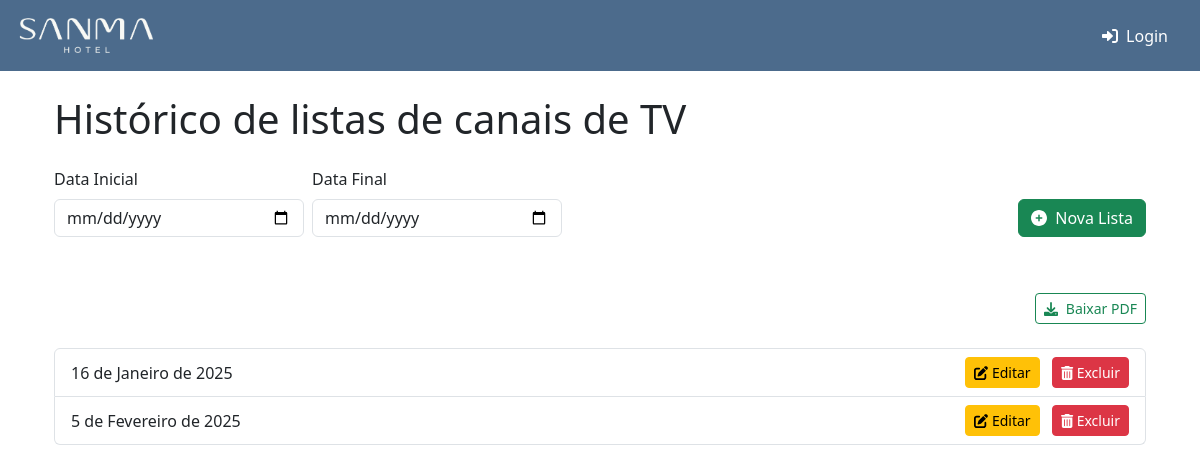
The page /canais/listar_listas/ on the database its author committed.
### canais/models.py (models this page shows, shortened)
class ListaCanais(models.Model):
    data_criacao = models.DateField()  # Removido auto_now_add
    canais = models.ManyToManyField(Canal, related_name="listas")

### canais/views.py (the view)
# urls.py: path('listar_listas/', views.listar_listas, name='listar_listas'),
def listar_listas(request):
    data_inicio = request.GET.get('data_inicio')
    data_fim = request.GET.get('data_fim')
    if data_inicio and data_fim:
        listas = ListaCanais.objects.filter(data_criacao__gte=data_inicio, data_criacao__lte=data_fim)
    elif data_inicio:
        listas = ListaCanais.objects.filter(data_criacao__gte=data_inicio)
    elif data_fim:
        listas = ListaCanais.objects.filter(data_criacao__lte=data_fim)
    else:
        listas = ListaCanais.objects.all()
    return render(request, 'canais/listas/listar_listas.html', {'listas': listas})

### templates/canais/listas/listar_listas.html (shortened to what this page needs)
{% extends 'core/base.html' %}
{% load static %}
{% block content %}
<div class="container mt-4">
    <h1 class="mb-4">Histórico de listas de canais de TV</h1>
    <form method="get" action="{% url 'listar_listas' %}" class="d-flex flex-wrap justify-content-between align-items-center mb-4" id="filter-form">
        <div class="d-flex align-items-center mb-3">
            <div class="mb-3">
                <label for="data_inicio" class="form-label">Data Inicial</label>
                <input type="date" name="data_inicio" id="data_inicio" class="form-control me-2" value="{{ request.GET.data_inicio }}" style="width: 250px;">
            </div>
            <div class="mb-3">
                <label for="data_fim" class="form-label">Data Final</label>
                <input type="date" name="data_fim" id="data_fim" class="form-control me-2" value="{{ request.GET.data_fim }}" style="width: 250px;">
            </div>
        </div>
        <a href="{% url 'criar_lista' %}" class="btn btn-success ms-auto">
            <i class="fas fa-plus-circle me-1"></i> Nova Lista
        </a>
    </form>
    <form method="get" action="{% url 'download_pdf_canais' %}" class="mb-4 text-end" id="download-form">
        <button type="submit" class=" btn btn-outline-success btn-sm">
            <i class="fas fa-download me-1"></i> Baixar PDF
        </button>
    </form>
    <ul class="list-group mt-4">
        {% for lista in listas %}
            <li class="list-group-item d-flex justify-content-between align-items-center">
                {{ lista.data_criacao }}
                <div>
                    <a href="{% url 'editar_lista' lista.id %}" class="btn btn-warning btn-sm me-2" data-bs-toggle="tooltip" data-bs-placement="top" title="Editar">
                        <i class="fas fa-edit"></i> Editar
                    </a>
                    <a href="{% url 'excluir_lista' lista.id %}" class="btn btn-danger btn-sm" data-bs-toggle="tooltip" data-bs-placement="top" title="Excluir">
                        <i class="fas fa-trash-alt"></i> Excluir
                    </a>
                </div>
            </li>
        {% empty %}
            <li class="list-group-item text-center">Não há listas de canais disponíveis.</li>
        {% endfor %}
    </ul>
</div>
{% endblock %}

### rows shown on the page
ListaCanais: data_criacao "16 de Janeiro de 2025"
ListaCanais: data_criacao "5 de Fevereiro de 2025"
